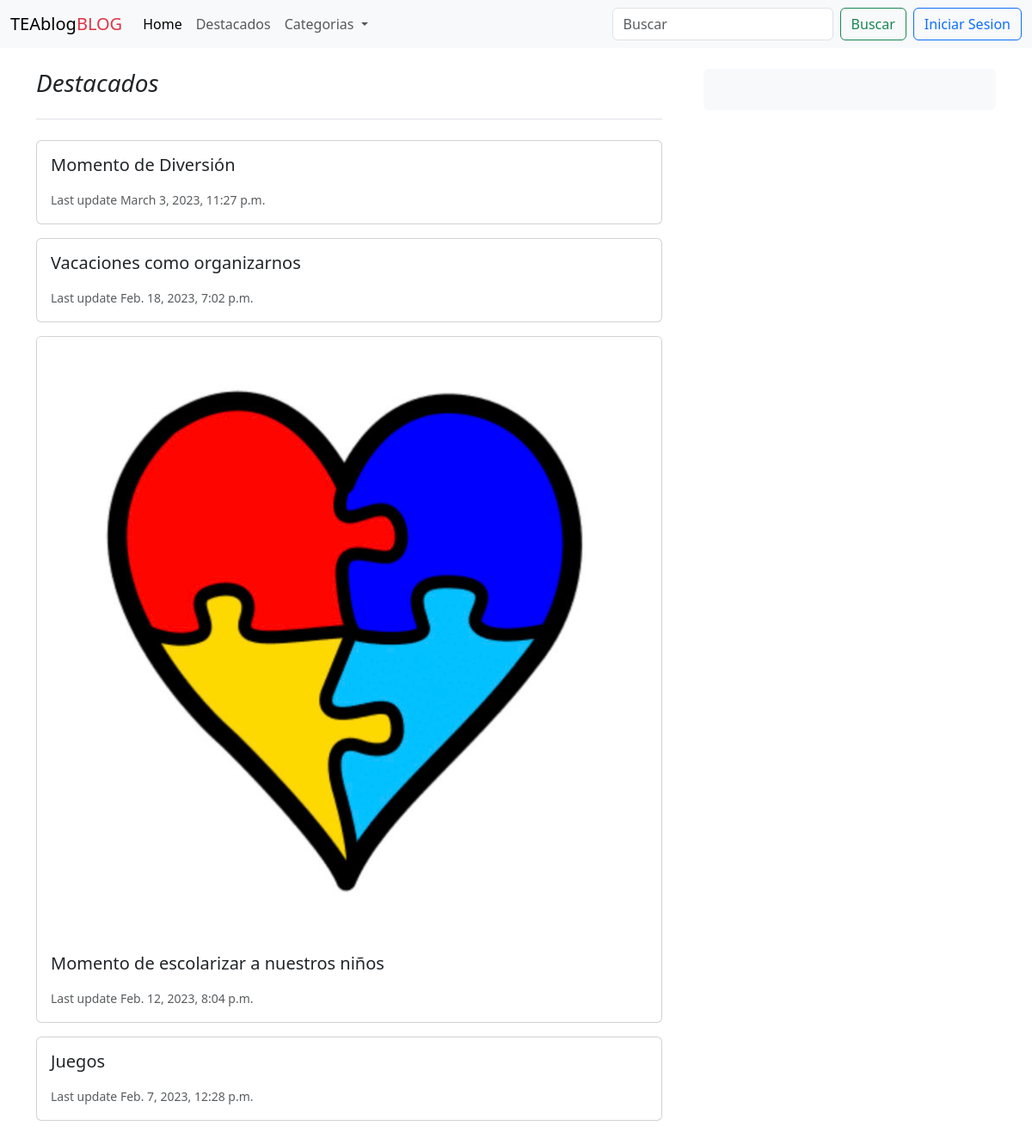
/featured/, run on the app's committed database.
### blogs/models.py (models this page shows, shortened)
class Post(models.Model):
    titulo = models.CharField(max_length=255)
    slug = models.SlugField(unique=True)
    descripcion =models.CharField(max_length=100)
    fecha_creacion = models.DateTimeField(auto_now_add=True)
    contenido = RichTextField()
    author = models.ForeignKey(settings.AUTH_USER_MODEL, on_delete=models.PROTECT)
    categories = models.ManyToManyField("Category")
    featured = models.BooleanField(default=False)
    imagen = models.ImageField(blank=True, null=True)
    class Meta:
        ordering = [ "-fecha_creacion" ]

### blogs/views.py (the view)
# urls.py: path('featured/', views.FeaturedListView.as_view(),name='featured'),
class FeaturedListView(generic.ListView):
    model = Post
    template_name = 'blogs/results.html'
    def get_queryset(self):
        query = Post.objects.filter(featured=True)
        return query
    def get_context_data(self, **kwargs):
        context = super().get_context_data(** kwargs)
        context ['categorias'] = Category.objects.all()
        return context

### blogs/templates/blogs/results.html (shortened to what this page needs)
{% extends "base.html" %}
{% block content %}
<div class="container-xxl bd-gutter mt-3 my-md-4 bd-layout">
    <main class="container">
    <div class="row g-5">
        <div class="col-md-8">
           <h3 class="pb-4 mb-4 fst-italic border-bottom">
               Destacados
        </h3>
        {% for post in post_list %}
           <div class="card mb-3">
            {% if post.imagen %}
            <img src="{{ post.imagen.url }}" class="card-img-top" alt="thumbnail">
            {% endif %}
            <div class="card-body">
                <h5 class="clard-title">{{ post.titulo }}</h5>
                <p class="card-text"><small class="text-muted">Last update {{ post.fecha_creacion }}</small></p>
            </div>
           </div>
      {% endfor %}
      </div>
      <div class="col-md-4">
        <div class="position-sticky" style="top: 2rem;">
          <div class="p-4 mb-3 bg-light rounded">
      </div>
      <div class="p-4">
      </div>
    </div>
  </div>
</div>
  </main>
</div>
{% endblock content %}

### data on the page
Post: titulo "Momento de Diversión", fecha_creacion "March 3, 2023, 11:27 p.m."
Post: titulo "Vacaciones como organizarnos", fecha_creacion "Feb. 18, 2023, 7:02 p.m."
Post: imagen (placeholder picture), titulo "Momento de escolarizar a nuestros niños", fecha_creacion "Feb. 12, 2023, 8:04 p.m."
Post: titulo "Juegos", fecha_creacion "Feb. 7, 2023, 12:28 p.m."
